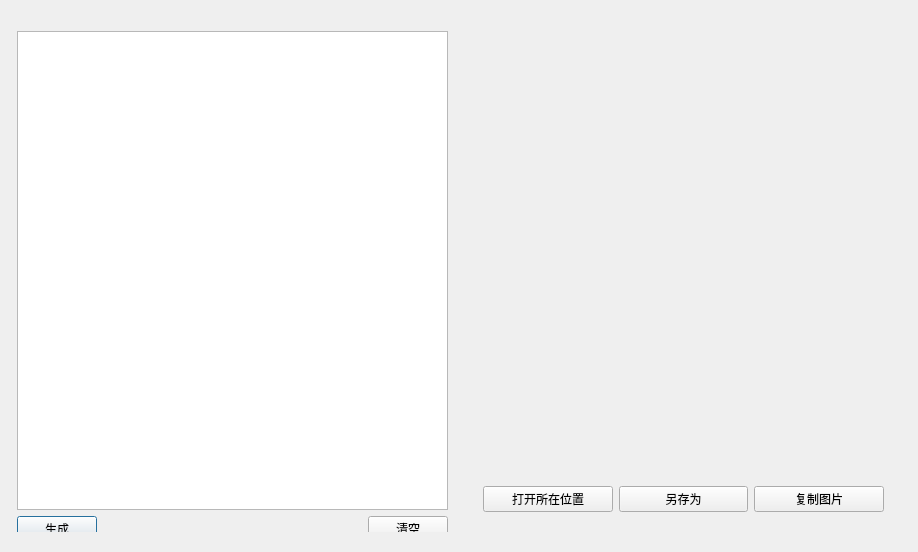
<?xml version="1.0" encoding="UTF-8"?>
<ui version="4.0">
 <class>QRcodeDialog</class>
 <widget class="QDialog" name="QRcodeDialog">
  <property name="geometry">
   <rect>
    <x>0</x>
    <y>0</y>
    <width>918</width>
    <height>552</height>
   </rect>
  </property>
  <property name="windowTitle">
   <string>二维码生成小工具</string>
  </property>
  <widget class="QWidget" name="">
   <property name="geometry">
    <rect>
     <x>7</x>
     <y>11</y>
     <width>901</width>
     <height>531</height>
    </rect>
   </property>
   <layout class="QHBoxLayout" name="MainLayout">
    <property name="spacing">
     <number>10</number>
    </property>
    <property name="leftMargin">
     <number>10</number>
    </property>
    <property name="topMargin">
     <number>10</number>
    </property>
    <property name="rightMargin">
     <number>10</number>
    </property>
    <property name="bottomMargin">
     <number>10</number>
    </property>
    <item>
     <widget class="QWidget" name="widget_left" native="true">
      <property name="minimumSize">
       <size>
        <width>400</width>
        <height>400</height>
       </size>
      </property>
      <widget class="QWidget" name="">
       <property name="geometry">
        <rect>
         <x>0</x>
         <y>10</y>
         <width>431</width>
         <height>511</height>
        </rect>
       </property>
       <layout class="QVBoxLayout" name="LeftLayout">
        <item>
         <widget class="QPlainTextEdit" name="edit_content"/>
        </item>
        <item>
         <layout class="QHBoxLayout" name="horizontalLayout_2">
          <item>
           <widget class="QPushButton" name="btn_generate">
            <property name="text">
             <string>生成</string>
            </property>
           </widget>
          </item>
          <item>
           <spacer name="horizontalSpacer">
            <property name="orientation">
             <enum>Qt::Horizontal</enum>
            </property>
            <property name="sizeHint" stdset="0">
             <size>
              <width>40</width>
              <height>20</height>
             </size>
            </property>
           </spacer>
          </item>
          <item>
           <widget class="QPushButton" name="btn_clear">
            <property name="text">
             <string>清空</string>
            </property>
           </widget>
          </item>
         </layout>
        </item>
       </layout>
      </widget>
     </widget>
    </item>
    <item>
     <widget class="QWidget" name="widget_right" native="true">
      <property name="minimumSize">
       <size>
        <width>400</width>
        <height>400</height>
       </size>
      </property>
      <widget class="QWidget" name="">
       <property name="geometry">
        <rect>
         <x>20</x>
         <y>20</y>
         <width>401</width>
         <height>471</height>
        </rect>
       </property>
       <layout class="QVBoxLayout" name="RightLayout" stretch="1,0">
        <item>
         <widget class="QLabel" name="label_qrcode">
          <property name="minimumSize">
           <size>
            <width>300</width>
            <height>300</height>
           </size>
          </property>
          <property name="text">
           <string/>
          </property>
         </widget>
        </item>
        <item>
         <layout class="QHBoxLayout" name="horizontalLayout_3">
          <item>
           <widget class="QPushButton" name="btn_open">
            <property name="text">
             <string>打开所在位置</string>
            </property>
           </widget>
          </item>
          <item>
           <widget class="QPushButton" name="btn_save_as">
            <property name="text">
             <string>另存为</string>
            </property>
           </widget>
          </item>
          <item>
           <widget class="QPushButton" name="btn_copy">
            <property name="text">
             <string>复制图片</string>
            </property>
           </widget>
          </item>
         </layout>
        </item>
       </layout>
      </widget>
     </widget>
    </item>
   </layout>
  </widget>
 </widget>
 <resources/>
 <connections/>
</ui>
